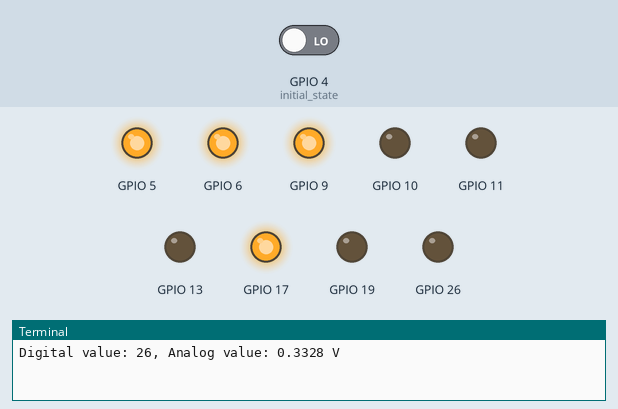
Recording of a program running on a simulated Raspberry Pi (BCM pin numbers). Parts: output pins drawn as LEDs (lit = HIGH), the last lines printed to the terminal. Dashed ring = blinking. The inputs (shaded band) are chosen by the test bench; at power-on: GPIO 4 (initial_state) LOW.

Above: at 1.2 s.
1.3 s: GPIO 4 (initial_state) driven HIGH
At 3.62 s:
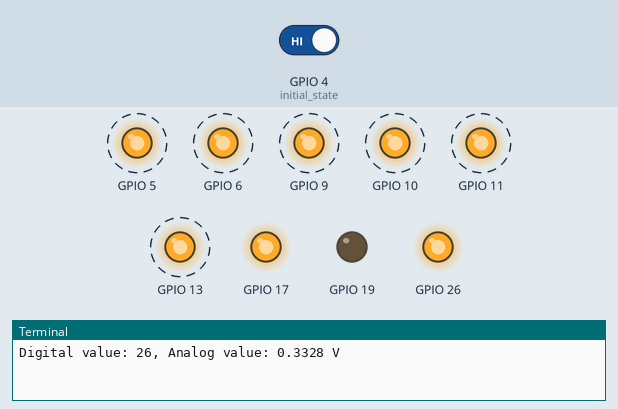
4.3 s: GPIO 4 (initial_state) driven LOW
At 5.1 s:
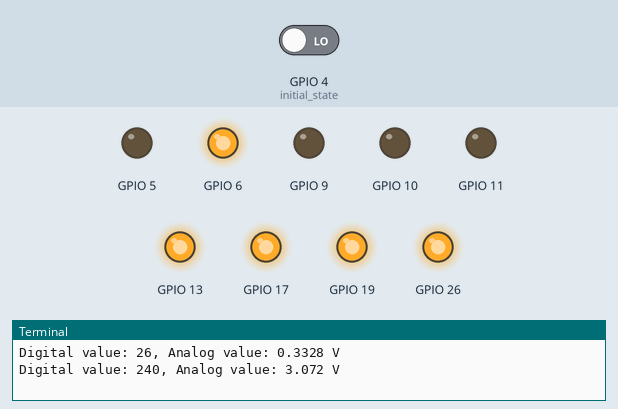
6.8 s: GPIO 4 (initial_state) driven HIGH
At 7.26 s:
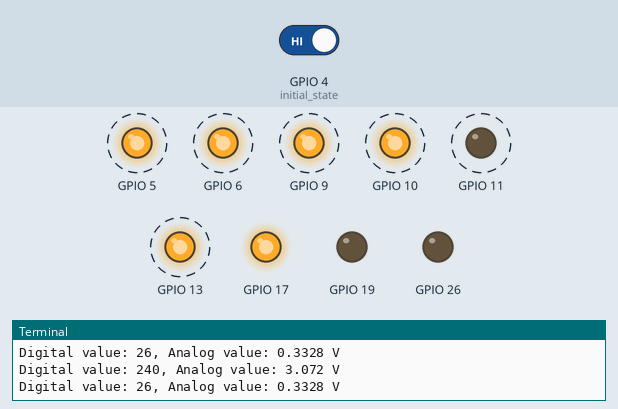
9.8 s: GPIO 4 (initial_state) driven LOW
At 10.6 s:
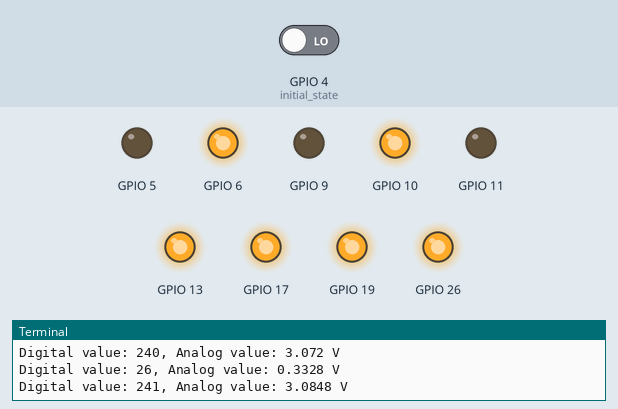
Timing chart, 0 to 12.8 s (numbered marks = the images above; inputs shaded):
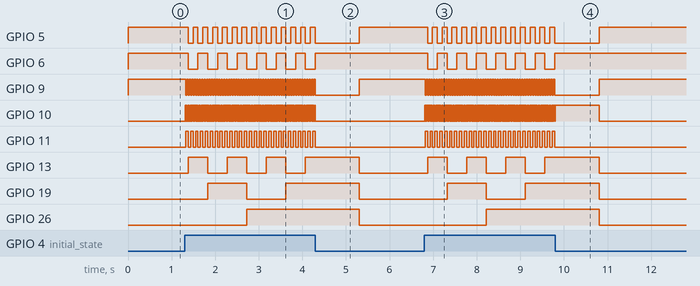

Measured:
- after the input at 1.3 s, GPIO 5: alternates HIGH for 0.11 s and LOW for 0.11 s, starting after 0.08 s; GPIO 6: alternates HIGH for 0.22 s and LOW for 0.22 s, starting after 0.08 s
- after the input at 4.3 s, GPIO 6: stops changing and stays HIGH; GPIO 10, GPIO 11: stops changing and stays LOW
- after the input at 6.8 s, GPIO 5: alternates HIGH for 0.11 s and LOW for 0.11 s, starting after 0.07 s; GPIO 6: alternates HIGH for 0.22 s and LOW for 0.22 s, starting after 0.07 s
- after the input at 9.8 s, GPIO 6: stops changing and stays HIGH; GPIO 11: stops changing and stays LOW

The program:

script2.py
```python
import RPi.GPIO as GPIO
import time


def dec_to_bin_list(a):  # return binary list of number
    return list(map(int, (list(bin(a)[2::].zfill(8)))))


def convert(number):  # convert number of LED to number on board
    a = [26, 19, 13, 6, 5, 11, 9, 10]
    return a[-number - 1]


def light_up_bin(number):  # light up binary equivalent to number
    for i in range(8):
        GPIO.setup([26, 19, 13, 6, 5, 11, 9, 10], GPIO.OUT)
        GPIO.output([26, 19, 13, 6, 5, 11, 9, 10], dec_to_bin_list(number))


GPIO.setmode(GPIO.BCM)
GPIO.setwarnings(False)
GPIO.setup(17, GPIO.OUT)
GPIO.output(17, 1)
prev = 0
while True:
    GPIO.setup(4, GPIO.IN)
    initial_state = GPIO.input(4)
    for value in range(26, 256):
        light_up_bin(value)
        time.sleep(0.01)
        current_state = GPIO.input(4)
        if current_state != 1:
            voltage = value / 25 * 0.32
            if voltage == prev:
                break
            prev = voltage
            print("Digital value: {}, Analog value: {} V".format(value, round(voltage, 4)))
            time.sleep(1)
            break
```
